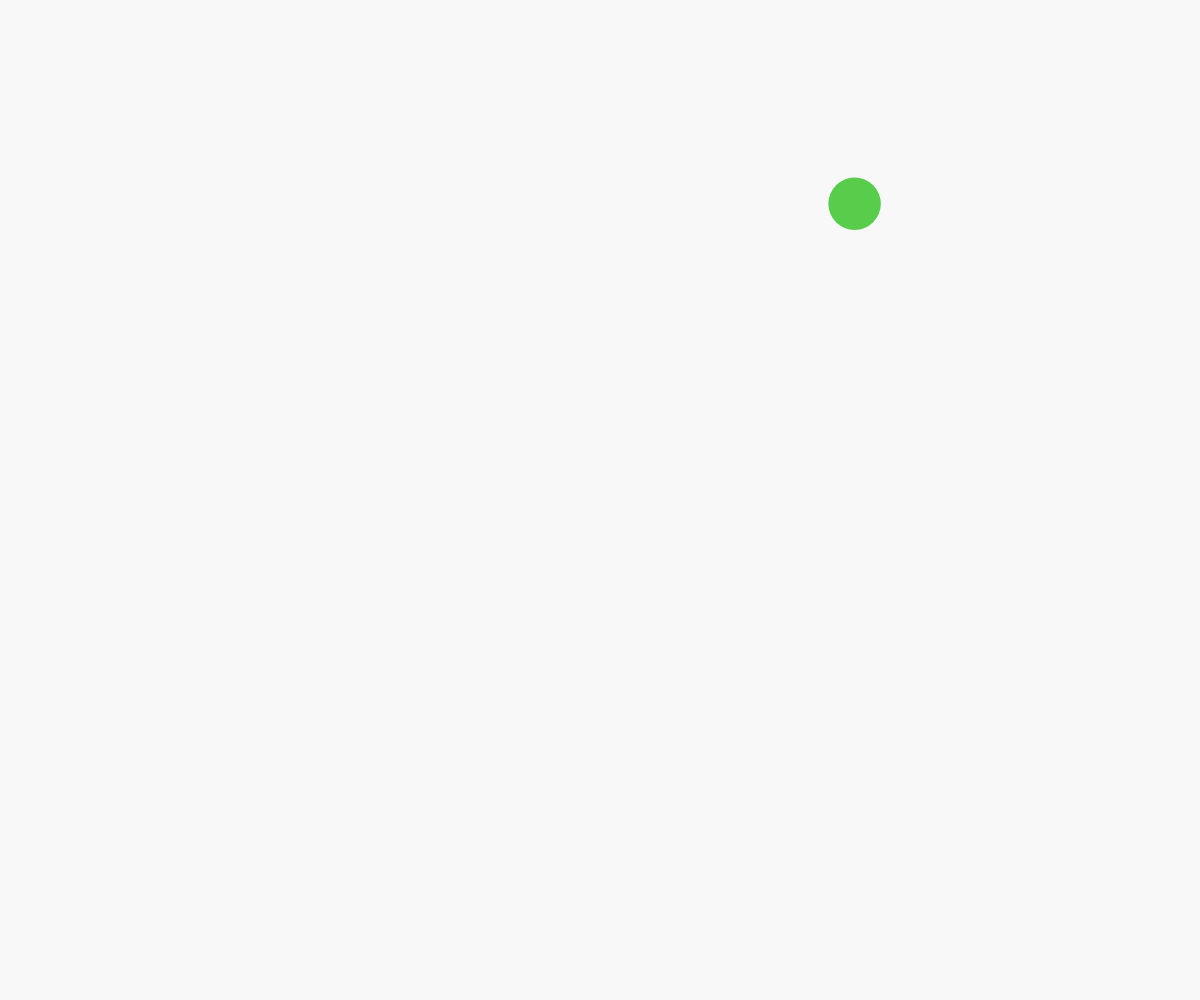
Frame 1 (no input)
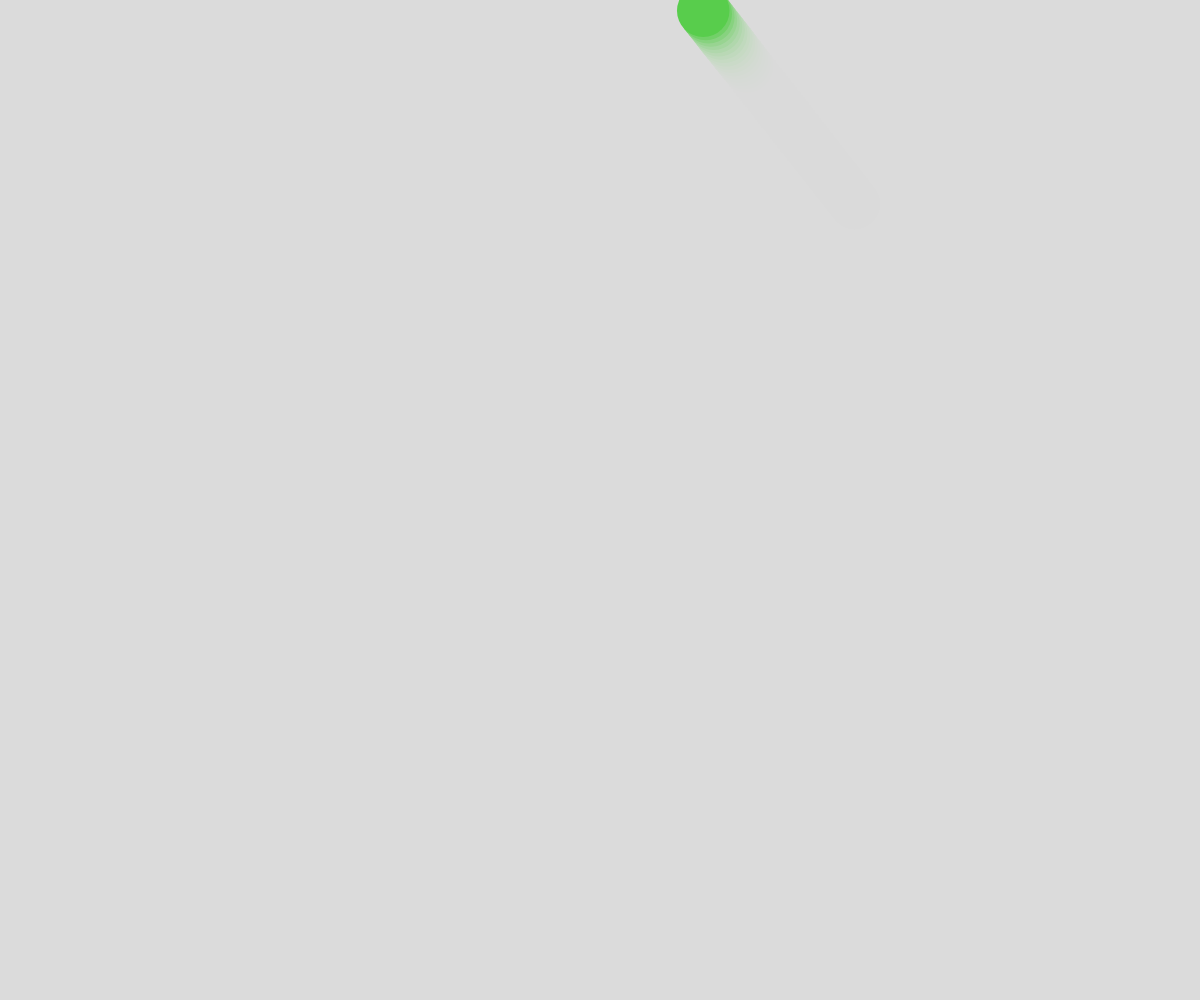
Frame 60 (no input)
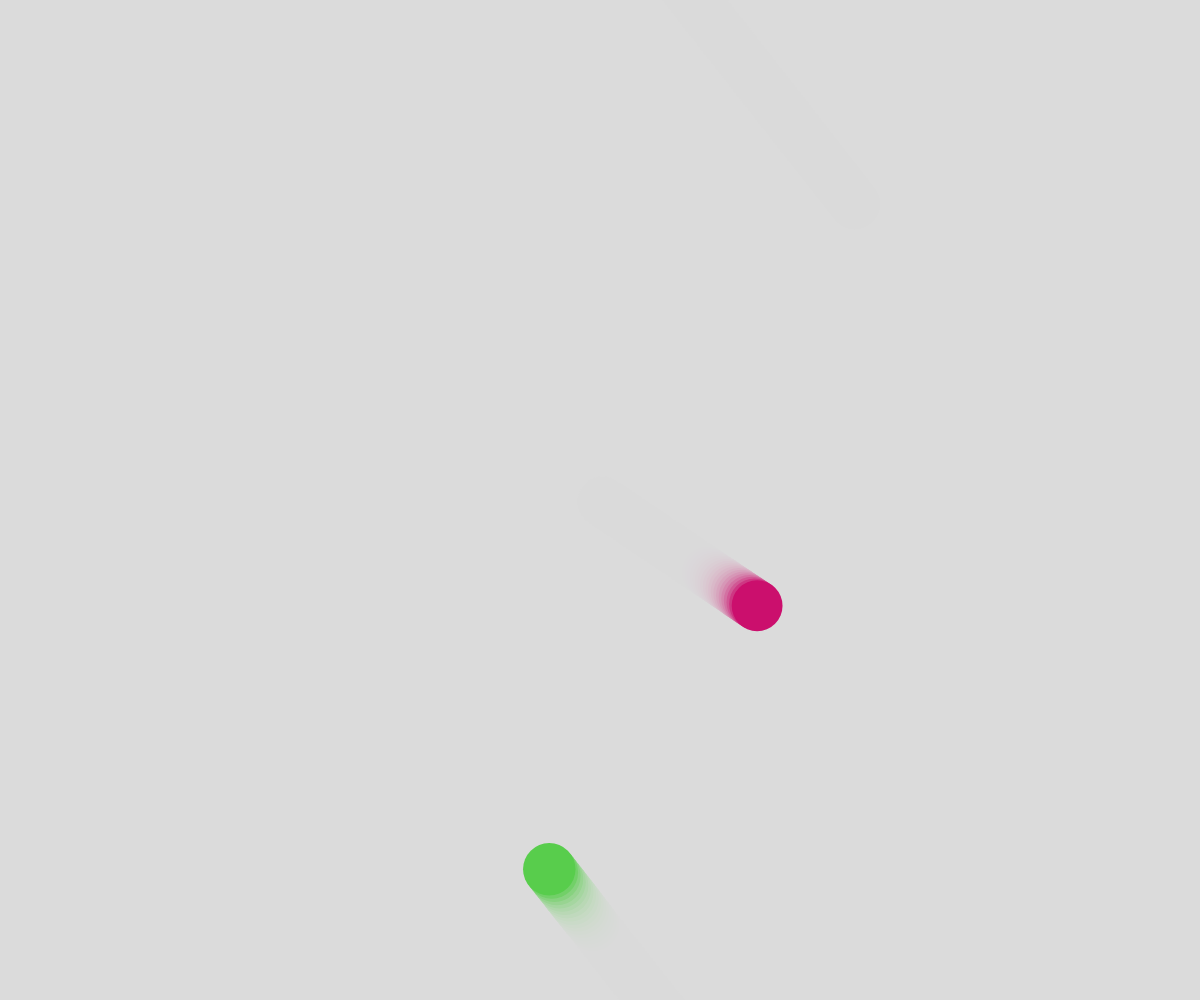
Frame 120 (the mouse pressed at the canvas centre since frame 60)

The p5.js sketch that drew these frames (run headless with seeded random() and noise() and a simulated clock; from frame 60 on, the mouse is pressed at the canvas centre):

// p5.js sketch
// ── sketch.js
// Ball Object Notation Demo
// Oct 5, 2023

let ballArray = [];

function setup() {
  createCanvas(windowWidth, windowHeight);
  noStroke();
  let theBall = spawnBall();
  ballArray.push(theBall);
}

function draw() {
  background(220, 50);
  moveBall();
  displayBall();
}

function keyTyped() {
  if (key === "a") {
    let someBall = spawnBall();
    ballArray.push(someBall);
  }
}

function mousePressed () {
  let someBall = spawnBall();
  someBall.x = mouseX;
  someBall.y = mouseY;
  ballArray.push(someBall);
}

function spawnBall() {
  let theBall = {
    x: random(width),
    y: random(height),
    radius: random(15, 30),
    r: random(255),
    g: random(255), 
    b: random(255),
    dx: random(-5, 5),
    dy: random(-5, 5),
  };
  return theBall;
}

function moveBall() {
  for (let i = 0; i < ballArray.length; i++) {
    let theBall = ballArray[i];

    theBall.x += theBall.dx;
    theBall.y += theBall.dy;
  
    // off the right side
    if (theBall.x - theBall.radius > width) {
      theBall.x = 0 - theBall.radius;
    }
  
    // off the left side
    else if (theBall.x < 0 - theBall.radius) {
      theBall.x = width + theBall.radius;
    }
  
    // off the bottom
    if (theBall.y - theBall.radius > height) {
      theBall.y = 0 - theBall.radius;
    }
  
    // off the top
    else if (theBall.y < 0 - theBall.radius) {
      theBall.y = height + theBall.radius;
    }
  
    console.log(theBall.x, theBall.y);
  }
}

function displayBall() {
  for (let i = 0; i < ballArray.length; i++){
    let theBall = ballArray[i];
    fill(theBall.r, theBall.g, theBall.b);
    circle(theBall.x, theBall.y, theBall.radius * 2);
  }

}
